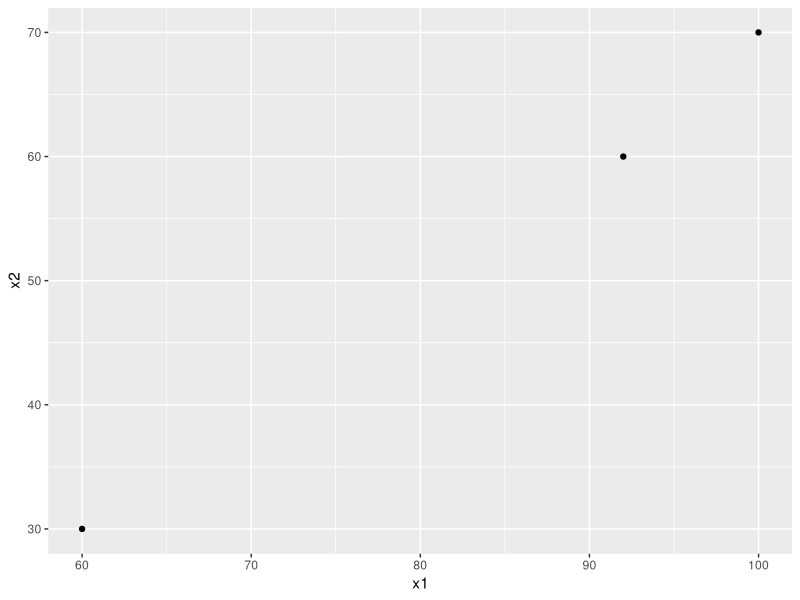
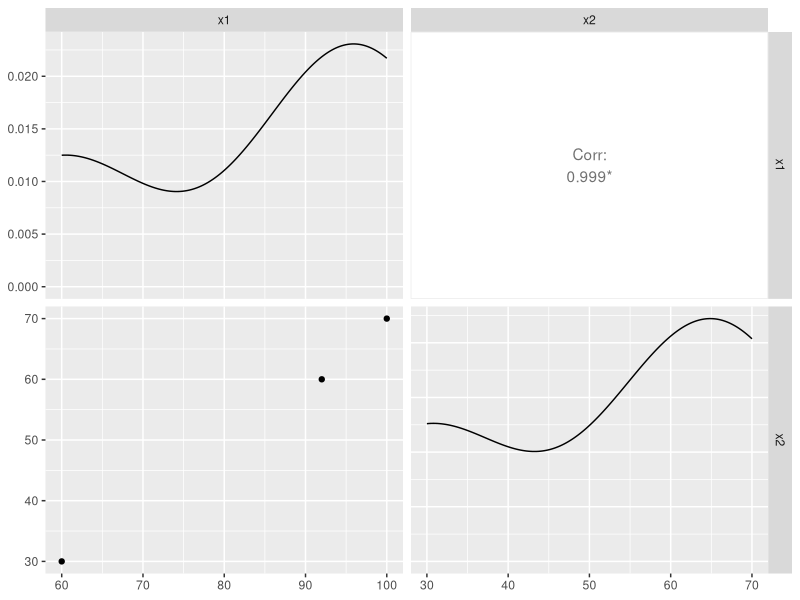

The R source for these figures, in order:
library(tidyverse)
library(GGally)

# a

data <- data.frame(x1 = c(92, 60, 100), x2 = c(60, 30, 70))

a <- ggplot(data, aes(x = x1, y = x2)) +
  geom_point()

print(a)

# b

x1 <- c(92, 60, 100)
x2 <- c(60, 30, 70)

var_x1 <- var(x1)
var_x2 <- var(x2)

print(var_x1)
print(var_x2)

# c

c <- cov(x1, x2)

print(c)

gg <- ggpairs(data = data)
print(gg)